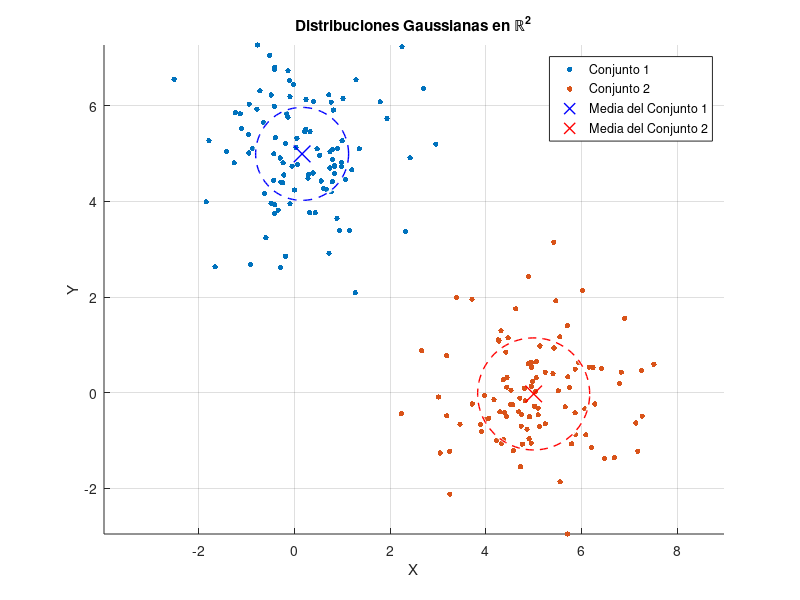

This chart was generated by the following MATLAB code:
% Dos puntos en el plano cartesiano
centroide_1 = [0,5];
centroide_2 = [5,0];
sigma = 1; 

% Generando puntos aleatorios
cantidad_puntos = 100;
conjunto_1 = sigma * randn(cantidad_puntos, 2) + centroide_1;
conjunto_2 = sigma * randn(cantidad_puntos, 2) + centroide_2;

% Calculando las medias de cada conjunto
media_con_1 = mean(conjunto_1);
media_con_2 = mean(conjunto_2);

% Calculando las matrices de covarianza para cada conjunto
cov_con_1 = cov(conjunto_1);
cov_con_2 = cov(conjunto_2);

figure;
hold on;

% Graficando todos los puntos
scatter(conjunto_1(:,1), conjunto_1(:,2), 15,  'filled') % Conjunto 1
scatter(conjunto_2(:,1), conjunto_2(:,2), 15, 'filled') % Conjunto 2

% Graficando los centroides
% plot(centroide_1(1), centroide_1(2),'kx', 'MarkerSize', 12, 'LineWidth', 4);
% plot(centroide_2(1), centroide_2(2), 'kx', 'MarkerSize', 12, 'LineWidth', 4);

% Graficado las medias
plot(media_con_1(1), media_con_1(2),'bx', 'MarkerSize', 12, 'LineWidth', 1);
plot(media_con_2(1), media_con_2(2), 'rx', 'MarkerSize', 12, 'LineWidth', 1);

% Graficado círculos de radio = sigma
% viscircles(centroide_1, sigma, 'Color', 'k', 'LineWidth', 1); 
% viscircles(centroide_2, sigma, 'Color', 'k', 'LineWidth', 1); 

% Graficado círculos de media con sus propias varianzas
viscircles(media_con_1, cov_con_1(1,1), 'Color', 'b', 'LineWidth', 1, 'LineStyle', '--'); % Círculo azul
viscircles(media_con_2, cov_con_2(1,1), 'Color', 'r', 'LineWidth', 1, 'LineStyle', '--'); % Círculo rojo


legend('Conjunto 1', 'Conjunto 2', 'Media del Conjunto 1', 'Media del Conjunto 2');
xlabel('X'); ylabel('Y');
title('Distribuciones Gaussianas en ℝ^2');
axis equal;
grid on;
hold off;


% Mostrando resultados
disp('Media clase 1:'); disp(media_con_1);
disp('Matriz de Covarianza para la clase 1:'); disp(cov_con_1);
disp('Media clase 2:'); disp(media_con_2);
disp('Matriz de Covarianza para la clase 2:'); disp(cov_con_2);

% Calcular las distancias y contar las que son menores a la desviación
% estándar para el grupo 1
distancias = sqrt(sum((conjunto_1 - media_con_1).^2, 2)); % Distancia euclidiana
sigma1 = sqrt(cov_con_1(1,1));
cantidadMenores = sum(distancias < sigma1); % Contar las distancias menores a R1

% Mostrar el resultado
disp(['Cantidad de coordenadas menores a 1 Sigma para el Conjunto 1: ', num2str(cantidadMenores)]);